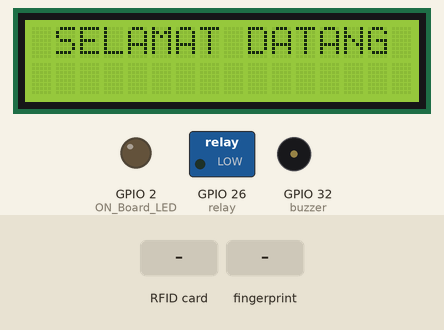
A sketch run on a simulated ESP32. Shown: 16×2 character LCD, switched loads named in the sketch (green lamp = pin HIGH), output pins drawn as LEDs (lit = HIGH), buzzer (waves = sounding, pin HIGH). The inputs (shaded band) are chosen by the test bench. WiFi joins after 1.5 s; servers stay silent unless stated; uploads are accepted with an empty reply; what the sketch prints to the serial monitor is not drawn.

Above: at 4.4 s.
4.5 s: RFID card 5E 7A 19 C4 held to the reader
At 4.68 s:
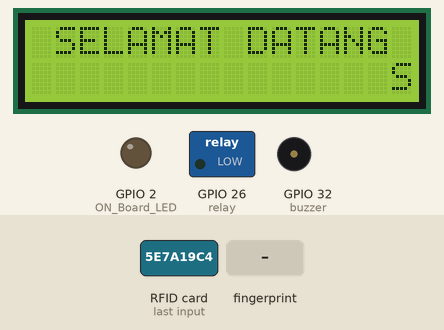
At 5.8 s:
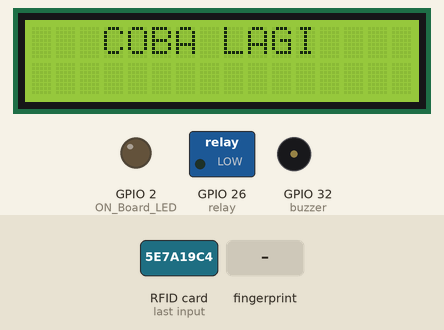
7.0 s: finger stored as number 1 placed on the sensor
At 12.2 s:
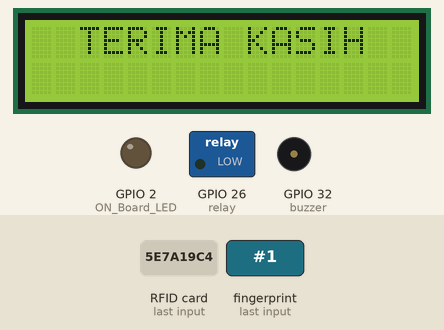
Timing chart, 0 to 13.7 s (numbered marks = the images above; inputs shaded):
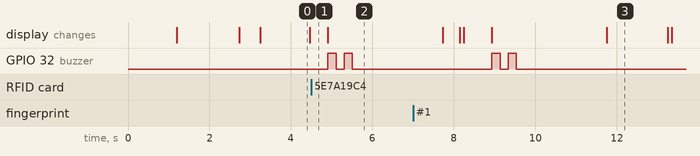

Measured:
- after the input at 4.5 s, GPIO 32 (buzzer): alternates HIGH for 0.20 s and LOW for 0.20 s, 4 changes in all, then stays LOW, starting after 0.41 s; the display: changes after 0.41 s (image 2)
- after the input at 7.0 s, GPIO 32 (buzzer): alternates HIGH for 0.20 s and LOW for 0.20 s, 4 changes in all, then stays LOW, starting after 1.9 s
- what the display in image 0 shows lasts 1.3 s, from 3.2 s to 4.5 s

The sketch:

RFID___Finger.ino
```cpp
#include <SPI.h>
#include <WiFi.h>
#include <MFRC522.h>
#include <HTTPClient.h>
#include <LiquidCrystal_I2C.h>
#include <Adafruit_Fingerprint.h>

#define SS_PIN        5   // Pin SDA RFID ke Pin 5 ESP32
#define RST_PIN       4   // Pin RST RFID ke Pin 27 ESP32
#define ON_Board_LED  2   // ESP32 pin Led
#define buzzer        32
#define relay         26

// Define 16x2 LCD
int screenWidth = 16;
int screenHeight = 2;

// Define two line
String line1 = " SILAHKAN ABSEN "; // scroll this line

int stringStart, stringStop = 0;
int scrollCursor = screenWidth;

MFRC522 rfid(SS_PIN, RST_PIN);
LiquidCrystal_I2C lcd(0x27, 16, 2);
Adafruit_Fingerprint finger = Adafruit_Fingerprint(&Serial2);
int i = 0;
uint8_t id;
int readsuccess;
byte readcard[4];
char str[32] = "";
String StrUID, nama, serverPath, serverName, datarekap;
String rfid_uid = "";
String api_key = "rahasia"; //Password Api Server
const char* ssid = "Hippo"; //SSID WiFi
String serverku = "172.20.10.3"; //IP komputer
const char* password = "123456788"; //Password Wifi

//================================================= setup =================================================
void setup() {
  Serial.begin(115200);
  Serial2.begin(9600);
  lcd.begin(16,2);
  lcd.init();
  lcd.backlight();
  pinMode(relay, OUTPUT);
  pinMode(buzzer, OUTPUT);
  pinMode(ON_Board_LED, OUTPUT);

  SPI.begin();
  rfid.PCD_Init();
  finger.begin(57600);

  if (finger.verifyPassword()) {
    Serial.println("Sensor Fingerprint Terbaca");
  } else {
    Serial.println("Sensor Fingerprint Tidak Tidak Terbaca");
    while (1) {
      delay(1);
    }
  }

  lcd.clear();
  lcd.setCursor(0, 0);
  lcd.print("Connecting...");
  lcd.setCursor(0, 1);
  lcd.print(ssid);
  Serial.print("Menghubungkan ke ");
  Serial.println(ssid);
  WiFi.begin(ssid, password);
  while (WiFi.status() != WL_CONNECTED) {
    delay(500);
    Serial.print(".");
  }
  Serial.println("");
  Serial.print("Terhubung. IP : ");
  Serial.println(WiFi.localIP());
  lcd.clear();
  lcd.setCursor(0, 0);
  lcd.print("Connected");
  lcd.setCursor(0, 1);
  lcd.print(WiFi.localIP());
  lcd.clear();
  delay(500);
}

void loop() {
  lcd.clear();
  lcd.setCursor(0, 0);
  lcd.print(" SELAMAT DATANG ");
  delay(100);
  lcd.setCursor(scrollCursor, 1);
  lcd.print(line1.substring(stringStart, stringStop));
  delay(100);
  lcd.print("    ");
  //lcd.clear();
  if (stringStart == 0 && scrollCursor > 0) {
    scrollCursor--;
    stringStop++;
  } else if (stringStart == stringStop) {
    stringStart = stringStop = 0;
    scrollCursor = screenWidth;
  } else if (stringStop == line1.length() && scrollCursor == 0) {
    stringStart++;
  } else {
    stringStart++;
    stringStop++;
  }

  getFingerprintIDez();
  delay(50);
  readsuccess = getid();
  if (readsuccess) {// jika rfid membaca ada kartu
    Serial.println("=================================== BATAS =========================================");
    Serial.println("Identifikasi Kartu!");
    Serial.println(StrUID);
    serverPath = "http://" + serverku + "/RFID_finger/cek_rfid.php?id_rfid=" + StrUID;
    cek_absen();
    serverName = "http://" + serverku + "/RFID_finger/rekap_rfid.php";
    datarekap = "api_key=" + api_key +
                "&id_rfid=" + StrUID +
                "&nama=" + nama +
                + "";
    kirimdata();
  }
  delay(200);
}

//================================================= getid =================================================
int getid() {
  if (!rfid.PICC_IsNewCardPresent()) {
    return 0;
  }
  if (!rfid.PICC_ReadCardSerial()) {
    return 0;
  }
  for (int i = 0; i < 4; i++) {
    readcard[i] = rfid.uid.uidByte[i]; //storing the UID of the tag in readcard
    array_to_string(readcard, 4, str);
    StrUID = str;
  }
  rfid.PICC_HaltA();
  return 1;
}

void array_to_string(byte array[], unsigned int len, char buffer[]) {
  for (unsigned int i = 0; i < len; i++)
  {
    byte nib1 = (array[i] >> 4) & 0x0F;
    byte nib2 = (array[i] >> 0) & 0x0F;
    buffer[i * 2 + 0] = nib1  < 0xA ? '0' + nib1  : 'A' + nib1  - 0xA;
    buffer[i * 2 + 1] = nib2  < 0xA ? '0' + nib2  : 'A' + nib2  - 0xA;
  }
  buffer[len * 2] = '\0';
}
//================================================= getid =================================================

//================================================= cek_absen =================================================
void cek_absen() {
  HTTPClient http;
  http.begin(serverPath.c_str());
  int httpResponseCode = http.GET();
  if (httpResponseCode > 0) {
    nama = http.getString();
    nama.remove(0, 1);
    unsigned int panjangrespon = nama.length();
    if (panjangrespon < 5) {
      lcd.clear();
      lcd.setCursor(0, 0);
      lcd.print("   COBA LAGI    ");
      Serial.println(" TIDAK TERDAFTAR");
      Serial.println("=================================== BATAS =========================================");
      digitalWrite(buzzer, HIGH);
      delay(200);
      digitalWrite(buzzer, LOW);
      delay(200);
      digitalWrite(buzzer, HIGH);
      delay(200);
      digitalWrite(buzzer, LOW);
      delay(200);
      digitalWrite(relay, LOW);
      delay(2000);
     digitalWrite(relay, LOW);
    }
    else
    {
      lcd.clear();
      lcd.setCursor(0, 0);
      lcd.print("  TERIMA KASIH  ");
      lcd.setCursor(0, 1);
      lcd.print(  nama  );

      Serial.print("Terima Kasih");
      Serial.println(nama);
      digitalWrite(ON_Board_LED, HIGH);
      delay(200);
      digitalWrite(ON_Board_LED, LOW);
      delay(200);
      digitalWrite(buzzer, HIGH);
      delay(100);
      digitalWrite(buzzer, LOW);
      delay(100);
      digitalWrite(buzzer, HIGH);
      delay(100);
      digitalWrite(buzzer, LOW);
      delay(100);
      digitalWrite(relay, HIGH);
      delay(5000);
      digitalWrite(relay, LOW);
    }
  }
  serverPath = "";
}
//================================================= cek_absen =================================================

//================================================= kirimdata =================================================
void kirimdata() {
  lcd.clear();
  lcd.setCursor(0, 0);
  lcd.print("  TERIMA KASIH  ");
  WiFiClient client;
  HTTPClient http;
  http.begin(serverName);
  http.addHeader("Content-Type", "application/x-www-form-urlencoded");// Specify content-type header
  int httpResponseCode2 = http.POST(datarekap);

  if (httpResponseCode2 == 200) {

    String responya = http.getString();
    Serial.println(responya);
    Serial.println("=================================== BATAS =========================================");
    nama = "";
  }
  else {
    Serial.println(httpResponseCode2);
    Serial.println();
  }
  nama = "";
  serverName = "";
}
//================================================= kirimdata =================================================


//================================================= Finger =================================================
uint8_t getFingerprintID() {
  uint8_t p = finger.getImage();
  switch (p) {
    case FINGERPRINT_OK:
      Serial.println("Image taken");
      break;
    case FINGERPRINT_NOFINGER:
      Serial.println("No finger detected");
      return p;
    case FINGERPRINT_PACKETRECIEVEERR:
      Serial.println("Communication error");
      return p;
    case FINGERPRINT_IMAGEFAIL:
      Serial.println("Imaging error");
      return p;
    default:
      Serial.println("Unknown error");
      return p;
  }

  // OK success!

  p = finger.image2Tz();
  switch (p) {
    case FINGERPRINT_OK:
      Serial.println("Image converted");
      break;
    case FINGERPRINT_IMAGEMESS:
      Serial.println("Image too messy");
      return p;
    case FINGERPRINT_PACKETRECIEVEERR:
      Serial.println("Communication error");
      return p;
    case FINGERPRINT_FEATUREFAIL:
      Serial.println("Could not find fingerprint features");
      return p;
    case FINGERPRINT_INVALIDIMAGE:
      Serial.println("Could not find fingerprint features");
      return p;
    default:
      Serial.println("Unknown error");
      return p;
  }

  // OK converted!
  p = finger.fingerFastSearch();
  if (p == FINGERPRINT_OK) {
    Serial.println("Finger ditemukan!");
  } else if (p == FINGERPRINT_PACKETRECIEVEERR) {
    Serial.println("Communication error");
    return p;
  } else if (p == FINGERPRINT_NOTFOUND) {
    Serial.println("Finger tidak terdaftar !!!");
    return p;
  } else {
    Serial.println("Unknown error");
    return p;
  }


  Serial.print("ID Finger"); Serial.print(finger.fingerID);
  Serial.print(" dari "); Serial.println(finger.confidence);
  return finger.fingerID;
}


int getFingerprintIDez() {
  uint8_t p = finger.getImage();
  if (p != FINGERPRINT_OK)  {
    return -1;
  }
  p = finger.image2Tz();
  if (p != FINGERPRINT_OK) {
    return -1;
  }
  p = finger.fingerFastSearch();
  if (p != FINGERPRINT_OK) {
  }
  // found a match!
  Serial.print("ID Finger "); Serial.print(finger.fingerID);
  Serial.print(" dari "); Serial.println(finger.confidence);

  Serial.println("Identifikasi Fingerprint");
  serverPath = "http://" + serverku + "/RFID_finger/cek_finger.php?id_finger=" + finger.fingerID;
  cek_absen();
  serverName = "http://" + serverku + "/RFID_finger/rekap_finger.php";
  datarekap = "api_key=" + api_key +
              "&id_finger=" + finger.fingerID +
              "&nama=" + nama +
              + "";
  kirimdata();
  delay(1000);
  return finger.fingerID;
}
//================================================= Finger =================================================
```
